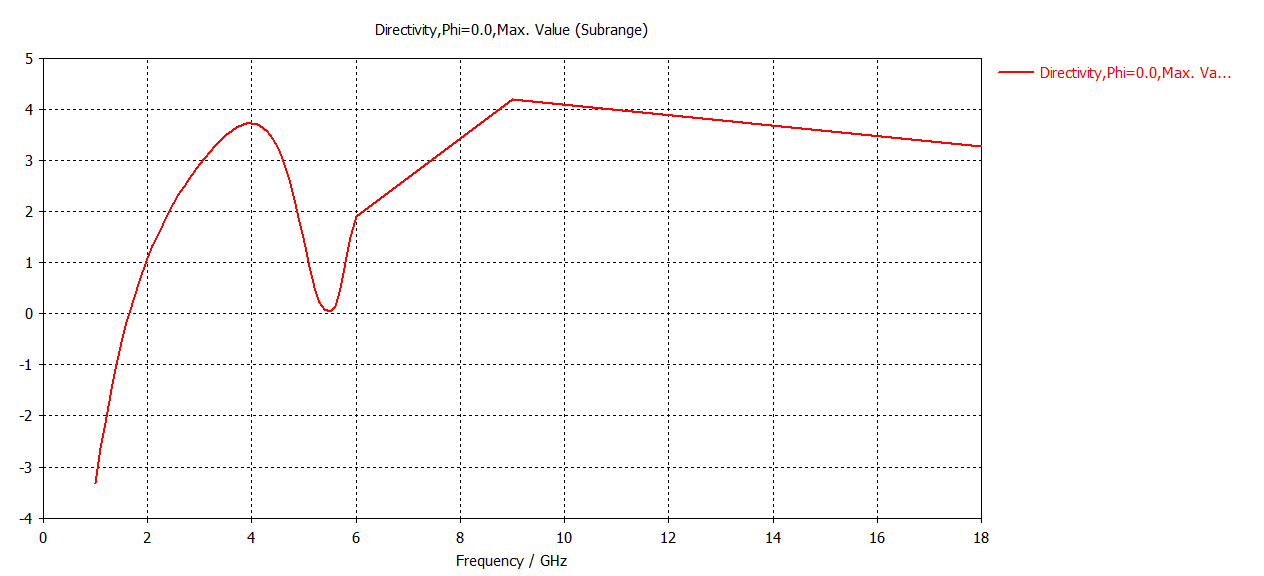
#> input picture figures/cst_single_final_directivity.png, 1264 x 576 px; the run also reads 1 picture not shown here
$ python plot_directivity.py
#> lines starting #> are read from the running program, lines starting #| are printed output that depends on the picture; after the words box and inside, x2 and y2 are one past the last pixel; in counts of white or black regions, pixels touching at a corner belong together
### analysis/digitize_cst_plot.py
# /// script
# requires-python = ">=3.10"
# dependencies = ["numpy>=1.26", "pillow>=10"]
# ///
"""Digitise a CST 1D result plot (red curve, solid frame, dotted grid) from a screenshot.

CST draws a 1D result as a red polyline inside a solid dark frame with dotted gridlines. This finds the frame and the
gridlines, maps pixels to axis values from the axis limits printed at the frame edges (one straight-line fit through
every gridline, so the scale is sub-pixel), and reads the red curve inside the frame (the legend is ignored):

* vertices (--every STEP or --at F1 F2 ...): CST joins its frequency samples with straight lines. When the sample
  frequencies are known (e.g. farfield monitors every 0.1 GHz), every segment between two samples is fitted with a
  line, and each sample value is taken from the fits of the two segments that meet there (their disagreement is
  reported, as a check that the samples really sit there).
* dense (--step STEP, the default): the red pixels of every pixel column are averaged, and the curve is resampled
  every STEP.

Better than any screenshot: export the curve from CST (Post-Processing → Import/Export → Plot Data (ASCII)).

usage (from the repo root):
  uv run analysis/digitize_cst_plot.py figures/cst_single_ms_directivity.jpg --x 1 6 --y -2 9 --every 0.1
  uv run analysis/digitize_cst_plot.py figures/cst_single_final_directivity.png --x 0 18 --y -4 5 --range 1 6 \
      --step 0.05 --check /tmp/check.png
"""
from __future__ import annotations

import argparse
from dataclasses import dataclass
from pathlib import Path

import numpy as np
from PIL import Image, ImageDraw

RED_MIN = 0.15   # a curve pixel: (R − max(G, B)) / 255 above this
EDGE_PX = 4      # columns this close to a vertex are left out of the segment fits


@dataclass
class Plot:
    """A CST plot screenshot: pixel ↔ value maps and the red curve (column centroids)."""
    path: Path
    frame: tuple[int, int, int, int]   # left, right, top, bottom pixel of the frame lines
    ax: np.ndarray                     # pixel x = ax[0] · value + ax[1]
    ay: np.ndarray                     # pixel y = ay[0] · value + ay[1]
    grid_resid_px: float               # worst gridline misfit of the two scale fits
    cx: np.ndarray                     # curve: x value of each pixel column that holds red
    cy: np.ndarray                     # curve: y value (red-weighted row centroid) of that column

    def px(self, x, y):
        return self.ax[0] * np.asarray(x) + self.ax[1], self.ay[0] * np.asarray(y) + self.ay[1]

    @property
    def y_per_px(self) -> float:
        return 1 / abs(self.ay[0])

    @property
    def x_per_px(self) -> float:
        return 1 / abs(self.ax[0])


def _weights(path: Path) -> tuple[np.ndarray, np.ndarray]:
    rgb = np.asarray(Image.open(path).convert("RGB")).astype(float)
    red = np.clip((rgb[..., 0] - np.maximum(rgb[..., 1], rgb[..., 2])) / 255, 0, 1)
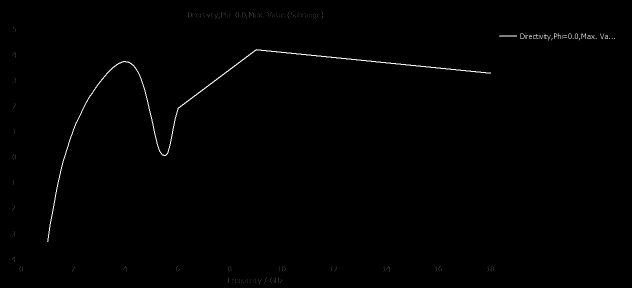
#> red: shape (576, 1264) float64 (shown at 1/2 size); min 0, max 1, mean 0.00496
    dark = np.clip((200 - rgb.mean(axis=2)) / 200, 0, 1) * (red < 0.2)
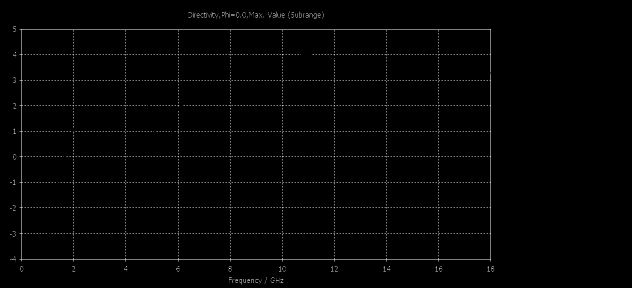
#> dark: shape (576, 1264) float64 (shown at 1/2 size); min 0, max 1, mean 0.013
    return red, dark


def _frame(profile: np.ndarray) -> tuple[int, int]:
    """First and last solid line of a darkness profile: the frame (works when JPEG blurs a line over two pixels)."""
    s = np.convolve(profile, np.ones(3), "same")
#> s = 576 values, max 975.6 at index 518, min 0 at index 0, mean 49.22
    strong = np.where(s >= 0.7 * s.max())[0]
#> strong = [57, 58, 59, 517, 518, 519]
    runs = np.split(strong, np.where(np.diff(strong) > 1)[0] + 1)
#> runs = [[57, 58, 59], [517, 518, 519]]
    return int(runs[0][np.argmax(profile[runs[0]])]), int(runs[-1][np.argmax(profile[runs[-1]])])


def _centroids(profile: np.ndarray, threshold: float) -> list[float]:
    """Weighted centre of every run of profile entries above threshold (one per frame line or gridline)."""
    idx = np.where(profile > threshold)[0]
    out = []
    for run in np.split(idx, np.where(np.diff(idx) > 1)[0] + 1):
        if len(run):
            lo, hi = max(run[0] - 1, 0), run[-1] + 2
            w = profile[lo:hi]
            out.append(float((np.arange(lo, hi) * w).sum() / w.sum()))
    return out


def _scale(lines: list[float], v_first: float, v_last: float) -> tuple[np.ndarray, float]:
    """Fit pixel = a·value + b through the frame lines (first/last) and the gridlines between them.

    The gridlines are equally spaced, so each one's value is its position rounded to the grid step, which also
    copes with a gridline hidden behind the curve.
    """
    lines = sorted(lines)
    first, last = lines[0], lines[-1]
    n = max(1, round((last - first) / float(np.median(np.diff(lines)))))
    step = (v_last - v_first) / n
    vals = [v_first + round((p - first) / (last - first) * n) * step for p in lines]
    a = np.polyfit(vals, lines, 1)
    return a, float(np.abs(np.polyval(a, vals) - lines).max())


def read_plot(path: Path, x: tuple[float, float], y: tuple[float, float]) -> Plot:
    """x = (value at the left frame, value at the right frame); y = (value at the bottom, value at the top)."""
    red, dark = _weights(path)
    t, b = _frame(dark.sum(1))
#> t = 58; b = 518
    left, right = _frame(dark[t:b + 1].sum(0))
#> left = 43; right = 981
    row_prof = dark[:, left + 3:right - 2].sum(1)
#> row_prof = 576 values, max 933 at index 58, min 0 at index 0, mean 14.31
    col_prof = dark[t + 3:b - 2, :].sum(0)
#> col_prof = 1264 values, max 455 at index 43, min 0 at index 0, mean 5.21
    ylines = [c for c in _centroids(row_prof, 0.08 * (right - left)) if t - 2 <= c <= b + 2]
#> in _centroids, `idx = np.where(profile > threshold)[0]`: idx = [34, 58, 109, 160, 211, 262, 313, 364, 415, 467, 518]
#> the loop in _centroids, `for run in np.split(idx, np.where(np.diff(idx) > 1)[0] + 1):` made 11 passes
#> (run, lo, hi, w) on passes 1 to 8: ([34], 33, 36, [36.73, 77.88, 3.11]), ([58], 57, 60, [0, 933, 0]), ([109], 108, 111, [8, 456, 8]), ([160], 159, 162, [0, 463, 0]), ([211], 210, 213, [8, 463, 8]), ([262], 261, 264, [0, 459, 0]), ([313], 312, 315, [8, 467, 8]), ([364], 363, 366, [0, 463, 0])
#> after the loop in _centroids, `for run in np.split(idx, np.where(np.diff(idx) > 1)[0] + 1):`: out = [33.71, 58, 109, 160, 211, 262, 313, 364, 415, 467, 518]
#> ylines = [58, 109, 160, 211, 262, 313, 364, 415, 467, 518]
    xlines = [c for c in _centroids(col_prof, 0.08 * (b - t)) if left - 2 <= c <= right + 2]
#> the loop in _centroids (call 2), `for run in np.split(idx, np.where(np.diff(idx) > 1)[0] + 1):` made 10 passes
#> (run, lo, hi, w) on passes 1 to 8: ([43], 42, 45, [8, 455, 8]), ([147], 146, 149, [7, 228, 0]), ([251], 250, 253, [0, 226, 0]), ([356], 355, 358, [8, 228, 8]), ([460], 459, 462, [8, 225, 0]), ([564], 563, 566, [0, 226, 8]), ([668], 667, 670, [8, 229, 8]), ([773], 772, 775, [0, 226, 0])
#> xlines = [43, 147, 251, 356, 460, 564, 668, 773, 877, 981]
    ay, ry = _scale(ylines, y[1], y[0])     # top line = y max
#> in _scale, `lines = sorted(lines)`: lines = [58, 109, 160, 211, 262, 313, 364, 415, 467, 518]
#> in _scale, `first, last = lines[0], lines[-1]`: first = 58; last = 518
#> in _scale, `n = max(1, round((last - first) / float(np.median(np.diff(lines)))))`: n = 9
#> in _scale, `step = (v_last - v_first) / n`: step = -1
#> in _scale, `vals = [v_first + round((p - first) / (last - first) * n) * step for p..`: vals = [5, 4, 3, 2, 1, 0, -1, -2, -3, -4]
#> in _scale, `a = np.polyfit(vals, lines, 1)`: a = [-51.1, 313.3]
#> ay = [-51.1, 313.3]; ry = 0.473
    ax, rx = _scale(xlines, x[0], x[1])
#> ax = [52.13, 42.84]; rx = 0.386
    # red curve: weighted row centroid of every column inside the frame
    sub = red[t + 1:b, left + 1:right]
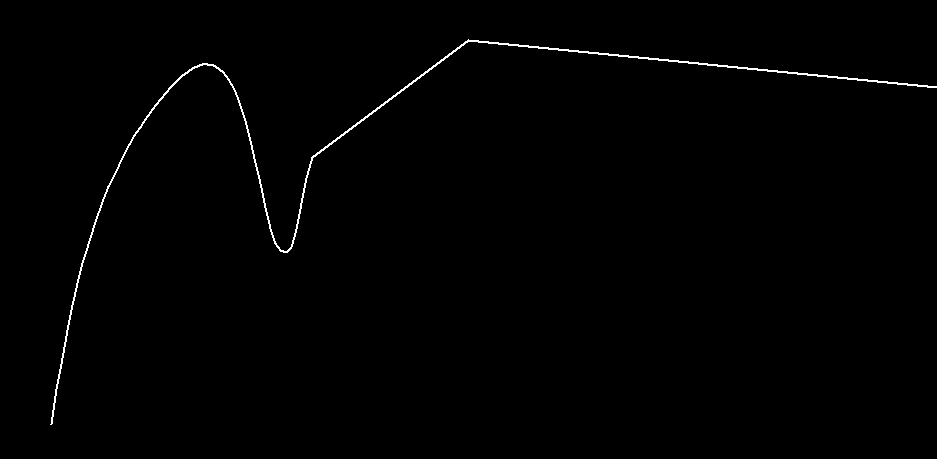
#> sub: shape (459, 937) float64; values 0 (black) and 1 (white), 0.66% white in thin lines or dots, all inside (x1, y1, x2, y2) = (50, 39, 937, 425)
    w = np.where(sub > RED_MIN, sub, 0.0)
    have = w.sum(0) > 0.5
    rows_idx = np.arange(t + 1, b)[:, None]
#> rows_idx = 459 values from 59 to 517
    cy_px = (w * rows_idx).sum(0)[have] / w.sum(0)[have]
#> cy_px = 887 values, max 483 at index 0, min 99 at index 418, mean 160
#> (the rest of the program and of its run is left out)
